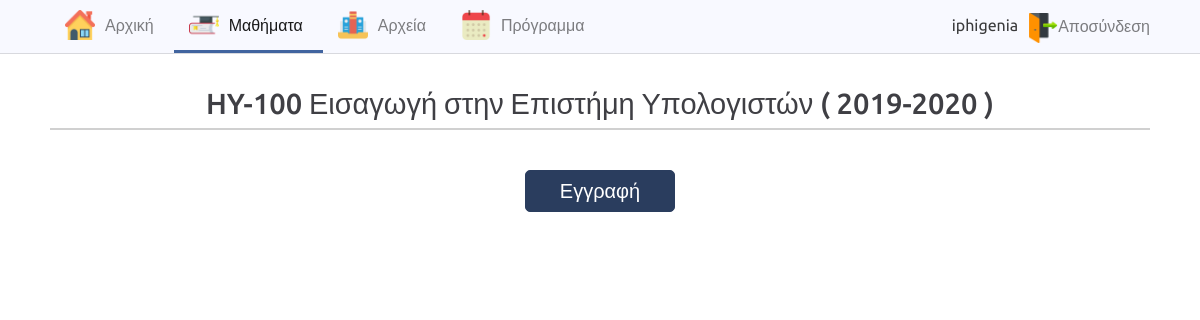
The app's page /lesson.php?lesson_id=1 (signed in) with its own data.
### tables this page shows
CREATE TABLE `lessons` (
  `lesson_id` int(255) NOT NULL,
  `lesson_code` int(255) NOT NULL,
  `lesson_name` varchar(225) NOT NULL,
  `type` enum('Κορμού','Ε3','Ε4','Ε5','Ε6','Ε7') NOT NULL,
  `professor` varchar(225) NOT NULL,
  `year` enum('2016-2017','2017-2018','2018-2019','2019-2020','2020-2021','2023-2024') NOT NULL,
  `semester` enum('Χειμερινό','Εαρινό') NOT NULL
);

### php/log.php (called while the page is built, shortened)
<?php
    include("connect.php");
    $db->set_charset('utf8');
    if (!isset($_SESSION['username'])) {
        $_SESSION['msg'] = "You must log in first";
        header('location: login.php');
    }else{
        $username = $_SESSION['username'];
        $query="SELECT * FROM students WHERE username='$username'";
        $result = $db->query($query);
        if ($result->num_rows > 0) {
            while($row = $result->fetch_assoc()) {
            $student_id=$row['id'];
            }
        }
    }
?>

### php/lesson.php (called while the page is built, shortened)
<?php
if(isset($_GET['lesson_id']) && $_GET['lesson_id'] !== ''){
  $invalid_lesson=0;
  $lesson_id = $_GET['lesson_id'];
  $sql="SELECT lesson_name FROM `lessons`  WHERE lesson_id='$lesson_id' ";
  $result = $db->query($sql);
  if($result->num_rows > 0){
    while($row = $result->fetch_assoc()){
      $lesson_name=$row["lesson_name"];
    }
  }else{
    $invalid_lesson=1;
  }
}else{
  $invalid_lesson=1;
}
?>

### lesson.php (the view, shortened to what this page needs)
<?php
    include("php/log.php");
    include("php/lesson.php");
?>
<!DOCTYPE html>
<html lang="el">
<head>
    <link rel="stylesheet" href="https://stackpath.bootstrapcdn.com/bootstrap/4.4.1/css/bootstrap.min.css"
>
    <link rel="stylesheet" href="https://cdnjs.cloudflare.com/ajax/libs/font-awesome/4.7.0/css/font-awesome.min.css">
    <link rel="stylesheet" href="css/style.css">
</head>
<body>
    <nav class="navbar navbar-expand-lg navbar-light bg-light">
        <div class="collapse navbar-collapse" id="navbarNavDropdown">
            <ul class="navbar-nav menu-left">
                <li class="nav-item">
                    <img class="header-img" src="images/home.png" alt="Home image">
                    <a class="nav-link" href="index.php">Αρχική </a>
                </li>
                <li class="nav-item active">
                    <img class="header-img" src="images/university.png" alt="University image">
                    <a class="nav-link" href="list_lessons.php">Μαθήματα</a>
                </li>
                <li class="nav-item">
                    <img class="header-img" src="images/folder.png" alt="Folder image">
                    <a class="nav-link" href="list_files.php">Αρχεία</a>
                </li>
                <li class="nav-item">
                    <img class="header-img" src="images/calendar.png" alt="Calendar image">
                    <a class="nav-link" href="calendar.php">Πρόγραμμα</a>
                </li>
            </ul>
            <div class="div-log-out">
                <span id="login-name"><?php echo $username; ?></span>
                <span>
                    <a href="php/logout.php" id="logout">
                        <img src="images/logout.png" id="image-logout" alt="Loggout image">Αποσύνδεση</a>
                </span>
            </div>
        </div>
    </nav>
    <div class="content">
        <?php
        if($invalid_lesson==0){
            $check="SELECT * FROM enrollment WHERE enrollment.student_id='$student_id' AND enrollment.lesson_id='$lesson_id'";
            $n_result = $db->query($check);
            if ($n_result->num_rows > 0) {
                $sql="SELECT * FROM `lessons` JOIN `assignments` WHERE lessons.lesson_id='$lesson_id' AND assignments.lesson_id='$lesson_id' ORDER BY deadline";
                $result = $db->query($sql);
                if ($result->num_rows > 0) {
                    $tmp=0;
                    while($row = $result->fetch_assoc()) {
                        if($tmp==0){
                            echo "<h2 id='lesson-title'> HY-".$row['lesson_code']. " ".$lesson_name." ( ".$row['year']." )</h2>";
                            echo "<div class='tasks'>";
                        }
                        $file=$row["assignment_file"];
                        $assignment_id=$row["assignment_id"];
                        echo    "<div class='task'>
                                <div class='task-header'>
                                    <h4>".$row["assignment_name"]. "</h4>
                                </div>
                                <div class='task-body'>
                                <h6> ".$row["details"]."</h6>
                                <div class='card-text files-section'>
                                <div class='content-up'>
                                <a class='file-button' href='$file' target='_blank'>Εκφώνηση</a>";
                                $check="SELECT * FROM files WHERE files.student_id='$student_id' AND files.assignment_id='$assignment_id'";
                                $n_result = $db->query($check);
                                if ($n_result->num_rows > 0) {
                                    $rw = $n_result->fetch_assoc();
                                    $filepath=$rw["filepath"];
                                    if($today<=$row['deadline'])
                                        echo"<a class='upload-button' href='upload.php?assignment_id=$assignment_id'><i class='fa fa-upload'></i> Re-Upload</a>";
                                    echo "</div><div class='content-down'><a class='file-button' href='$filepath' target='_blank'>".$rw['filename']."</a>";
                                    echo "<a class='download-button' href='php/download.php?assignment_id=$assignment_id'><i class='fa fa-download'> </i> Download</a></div>";
                                }else{
                                    if($today<=$row['deadline'])
                                        echo "<a class='upload-button' href='upload.php?assignment_id=$assignment_id'><i class='fa fa-upload'></i> Upload</a>" ;
                                    echo "</div><div class='content-down'><a class='file-btn' >Δεν έχετε παραδώσει κάποιο αρχείο</a></div>";
                                }
                                $date=date_create($row["deadline"]);
                                echo "</div></div><div class='deadline'><p>Deadline: ".date_format($date,"d/m/Y")."</p></div></div>";
                                $tmp++;
                    }
                }
                echo "
                </div><form action='' method='post' enctype='multipart/form-data' class='undo-form'>
                <input type='submit' value='Διαγραφή εγγραφής' name='undo-enroll' id='input-enroll' class='undo-enroll'>
                </form>";
            }else{
                $sql="SELECT * FROM `lessons`  WHERE lesson_id='$lesson_id'";
                $result = $db->query($sql);
                $tmp=0;
                while($row = $result->fetch_assoc()) {
                    if($tmp==0)
                        echo "<h2 id='lesson-title'> HY-".$row['lesson_code']. " ".$lesson_name." ( ".$row['year']." )</h2>";
                    $tmp++;
                }
                echo "
                <form action='' method='post' enctype='multipart/form-data'>
                <input type='submit' value='Εγγραφή' name='enroll' id='input-enroll'>
                </form></div>";
            }
        }else
            echo"Το μάθημα δεν βρέθηκε!";
        ?>
</body>
</html>

### css/style.css (style rules this page uses)
body { max-width: 1905px; margin:0 auto; font-family: 'Ubuntu', sans-serif; }
.content { margin:auto 100px; }
.content > form:nth-child(2) { text-align: center; }
#login-name { margin: 0 10px; padding-bottom: 5px; color: rgba(0, 0, 0, 0.77); }
.div-log-out { height:53px; max-width: 500px; display: flex; justify-content: flex-end; align-items: center; float:right; border-bottom:3px solid transparent; margin-right: 100px; }
.div-log-out span { padding-top: 5px; }
.div-log-out a { color:rgba(0,0,0,.5); }
#image-logout { width:30px; height:30px; }
@media (min-width: 992px) { .navbar-expand-lg .navbar-collapse { display:block !important; } }
.bg-light { background-color: #f8f9ff!important; }
.header-img { width:30px; height:30px; margin-left:15px; }
#navbarNavDropdown { border-bottom: 1px solid #00000021; }
.nav-item { padding: 10px 0px 10px 0px; margin: 0px 0px 0px 0px; border-bottom: 3px solid transparent; display:flex; flex-direction: row; align-items: center; }
.nav-item.active { border-bottom: 3px solid hsl(218, 42%, 44%); }
.nav-link { margin-right:10px; padding-right:0px; }
nav.navbar.bg-light { padding: 0px 0px 0px 0px; margin-bottom:25px; }
.collapse.navbar-collapse { display:flex!important; justify-content: space-between; }
.navbar-nav { margin-left: 100px; }
.navbar-nav .nav-link { padding:0px 10px!important; }
.menu-left { float:left; }
#input-enroll { background-color: hsl(218.1, 38.2%, 26.7%) !important; padding: 5px 10px; border-radius: 5px; color: white; width: 150px; text-align: center; border: 1px solid hsl(218.1, 38.2%, 26.7%); font-size:20px; }
#lesson-title { text-align: center; margin-bottom: 40px; }
#lesson-title { margin-left: auto; margin-right: auto; padding: 7px 0px; color: #3f3f44; border-bottom: 2px solid #d0d0d0; }
@media (max-width: 1200px) { .content { margin: auto 50px; } }
@media (max-width: 1200px) { #lesson-title { font-size:29px; } }
@media (max-width: 1200px) { .navbar-nav { margin-left: 50px; } }
@media (max-width: 1200px) { .div-log-out { margin-right: 50px; } }
@media (max-width: 1200px) { .navbar-nav { flex-direction: row; } }

### records on screen
lessons: lesson_code "100", lesson_name "Εισαγωγή στην Επιστήμη Υπολογιστών", year "2019-2020"

### other values on screen
$username "iphigenia"
